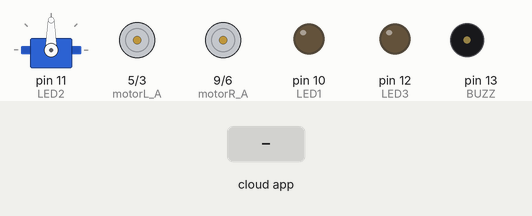
Recording of a sketch running on a simulated Arduino Uno, built with avr-gcc and run on an emulated ATmega328P. On the bench: servo, motor-driver pin pairs drawn as motors (green arrow = first pin HIGH = forward, orange = second pin HIGH = backward, longer = more drive), output pins drawn as LEDs (lit = HIGH), buzzer (waves = sounding, pin HIGH). The inputs (shaded band) are chosen by the test bench. The ROS host is connected and sends only what is stated.

Above: at 1.2 s.
1.3 s: the phone or cloud app sets cmd to F
At 2.5 s:
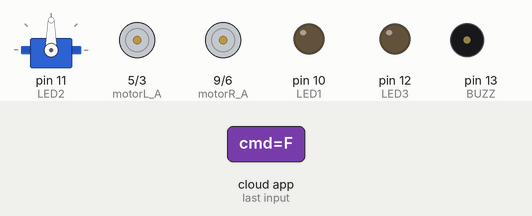
2.9 s: the phone or cloud app sets cmd to B
At 3.7 s:
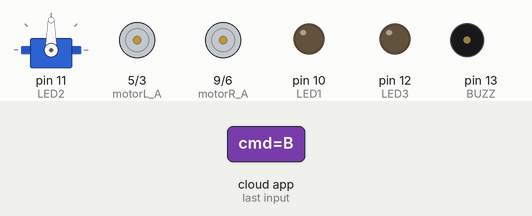
4.5 s: the phone or cloud app sets cmd to R
At 4.9 s:
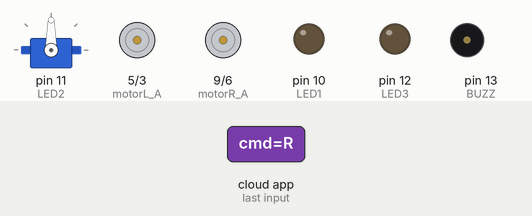
6.1 s: the phone or cloud app sets cmd to L
At 7.4 s:
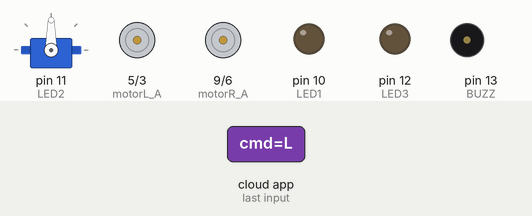
7.7 s: the phone or cloud app sets cmd to I
At 8.5 s:
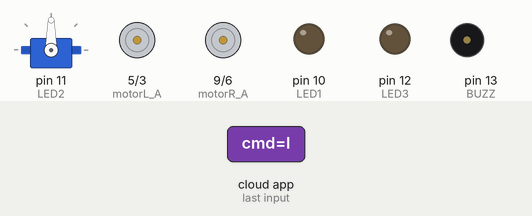
9.3 s: the phone or cloud app sets cmd to G
At 9.8 s:
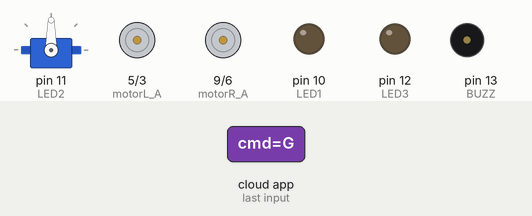
Timing chart, 0 to 11.9 s (numbered marks = the images above; inputs shaded):
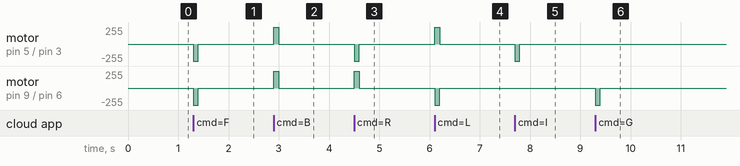

Measured:
- after the input at 1.3 s, motor on pin 5 (motorL_A) / pin 3 (motorL_B), motor on pin 9 (motorR_A) / pin 6 (motorR_B): stopped → backward 255/255 at once, → stopped 0.10 s later
- after the input at 2.9 s, motor on pin 5 (motorL_A) / pin 3 (motorL_B), motor on pin 9 (motorR_A) / pin 6 (motorR_B): stopped → forward 255/255 at once, → stopped 0.10 s later
- after the input at 4.5 s, motor on pin 5 (motorL_A) / pin 3 (motorL_B): stopped → backward 255/255 at once, → stopped 0.10 s later; motor on pin 9 (motorR_A) / pin 6 (motorR_B): stopped → forward 255/255 at once, → stopped 0.10 s later
- after the input at 6.1 s, motor on pin 5 (motorL_A) / pin 3 (motorL_B): stopped → forward 255/255 at once, → stopped 0.10 s later; motor on pin 9 (motorR_A) / pin 6 (motorR_B): stopped → backward 255/255 at once, → stopped 0.10 s later
- after the input at 7.7 s, motor on pin 5 (motorL_A) / pin 3 (motorL_B): stopped → backward 255/255 at once, → stopped 0.10 s later
- after the input at 9.3 s, motor on pin 9 (motorR_A) / pin 6 (motorR_B): stopped → backward 255/255 at once, → stopped 0.10 s later

The sketch:

makibot_arduino_V1.ino
```cpp
//Makibot Test
/*Data Format
   LeftMotor Speed, RightMotor Speed, Headlight Intensity, Picker(bool), AUX1, AUX2
    255,255,50,1,0,0%
*/

#include <ros.h>
#include <std_msgs/String.h>
#include <Servo.h>

Servo claw_servo;  // create servo object to control a servo
#define motorR_A 9
#define motorR_B 6
#define motorL_A 5
#define motorL_B 3

#define TRIG_PIN A0
#define ECHO_PIN A1

#define LED1 10
#define LED2 11
#define LED3 12

#define BUZZ 13


#define forward false
#define reverse true

#define left true
#define right false

uint16_t spd = 255;
uint8_t servo_pos = 130;

ros::NodeHandle  nh;
String rec;
void messageCb( const std_msgs::String& cmd)
{
  if (cmd.data)
  {
    rec = String(cmd.data);
    if (rec == "F")
      Forward(spd, spd);
    else if (rec == "B")
      Backward(spd);
    else if (rec == "R")
      Right(spd);
    else if (rec == "L")
      Left(spd);
    else if (rec == "I")
      turnRight(spd);
    else if (rec == "G")
      turnLeft(spd);
    else if (rec == "S")
      brake();
    else if (rec == "W")
      fork_lift(true);
    else if (rec == "w")
      fork_lift(false);
    //      claw_servo.write(145);
    else if (rec == "U")
      digitalWrite(LED2, HIGH);
    else if (rec == "u")
      digitalWrite(LED2, LOW);
    else if (rec == "V")
      digitalWrite(BUZZ, HIGH);
    else if (rec == "v")
      digitalWrite(BUZZ, LOW);
    else if ( rec == "z")
      buzz(5);
  }
  delay(100);
  brake();
}

ros::Subscriber<std_msgs::String> sub("cmd", &messageCb );

void setup()
{
  nh.initNode();
  nh.subscribe(sub);
  //Serial.begin(9600);
  pinMode(motorR_A, OUTPUT);
  pinMode(motorR_B, OUTPUT);
  pinMode(motorL_A, OUTPUT);
  pinMode(motorL_B, OUTPUT);
  pinMode(TRIG_PIN, OUTPUT);
  pinMode(ECHO_PIN, INPUT);
  pinMode(LED1, OUTPUT);
  pinMode(LED2, OUTPUT);
  pinMode(LED3, OUTPUT);
  pinMode(BUZZ, OUTPUT);
  claw_servo.attach(11);  // attaches the servo on pin 9 to the servo object

}

String prev_rec;
int ctr = 0;
void loop()
{
  /*
    if(prev_rec == rec)
    {
      ctr++;
      prev_rec = rec;
      if(ctr > 20)
       brake();
    } */


  nh.spinOnce();
  delay(1);


  /*

    if (getDistance() < 10)
    {
      Backward(spd);
      delay(1000);
      brake();
    }
    if (Serial.available() > 0)
    {
      char rec = Serial.read();
      if (rec == 'F')
        Forward(spd, spd);
      else if (rec == 'B')
        Backward(spd);
      else if (rec == 'R')
        Right(spd);
      else if (rec == 'L')
        Left(spd);
      else if (rec == 'I')
        turnRight(spd);
      else if (rec == 'G')
        turnLeft(spd);
      else if (rec == 'S')
        brake();
      else if (rec == 'L')
        turnLeft(spd);
      else if (rec == 'W')
        digitalWrite(LED1, HIGH);
      else if (rec == 'w')
        digitalWrite(LED1, LOW);
      else if (rec == 'U')
        digitalWrite(LED2, HIGH);
      else if (rec == 'u')
        digitalWrite(LED2, LOW);
      else if (rec == 'V')
        digitalWrite(BUZZ, HIGH);
      else if (rec == 'v')
        digitalWrite(BUZZ, LOW);
      else if ( rec == 'z')
        buzz(5);
    }
  */

}

bool prev_stat = false;
void fork_lift(bool stat)
{

  if (prev_stat != stat)
  {
    if (stat)
    {
      for ( int i = 130; i < 145; i++)
      {
        delay(10);
        claw_servo.write(i);
      }
    }
    else
    {
      for ( int i = 145; i > 130; i--)
      {
        delay(10);
        claw_servo.write(i);
      }
    }
    prev_stat = stat;
  }

}

void rotate(uint8_t motorA, uint8_t motorB, uint16_t sp, bool dir)
{
  if (dir)
  {
    analogWrite(motorA, sp);
    digitalWrite(motorB, LOW);
  }
  else
  {
    analogWrite(motorA, LOW);
    digitalWrite(motorB, sp);
  }
}

void turnLeft(uint16_t sp)
{
  rotate(motorR_A, motorR_B, sp, forward);
  rotate(motorL_A, motorL_B, 0, forward);
}

void turnRight(uint16_t sp)
{
  rotate(motorR_A, motorR_B, 0, forward);
  rotate(motorL_A, motorL_B, sp, forward);
}

void Left(uint16_t sp)
{
  rotate(motorR_A, motorR_B, sp, forward);
  rotate(motorL_A, motorL_B, sp, reverse);
}

void Right(uint16_t sp)
{
  rotate(motorR_A, motorR_B, sp, reverse);
  rotate(motorL_A, motorL_B, sp, forward);
}

void brake()
{
  rotate(motorR_A, motorR_B, 0, forward);
  rotate(motorL_A, motorL_B, 0, forward);
}

void Backward(uint16_t sp)
{
  rotate(motorR_A, motorR_B, sp, reverse);
  rotate(motorL_A, motorL_B, sp, reverse);
}

void Forward(uint16_t spL, uint16_t spR)
{
  rotate(motorR_A, motorR_B, spR, forward);
  rotate(motorL_A, motorL_B, spL, forward);
}

void buzz(uint16_t duration)
{
  for (int i = 0; i < duration; i++)
    digitalWrite(BUZZ, HIGH);
  delay(50);
  digitalWrite(BUZZ, LOW);
  delay(50);
}

float getDistance()
{
  float duration, distance;
  digitalWrite(TRIG_PIN, LOW);
  delayMicroseconds(2);
  // Sets the TRIG_PIN on HIGH state for 10 micro seconds
  digitalWrite(TRIG_PIN, HIGH);
  delayMicroseconds(10);
  digitalWrite(TRIG_PIN, LOW);
  // Reads the ECHO_PIN, returns the sound wave travel time in microseconds
  duration = pulseIn(ECHO_PIN, HIGH);
  // Calculating the distance
  distance = duration * 0.034 / 2;
  return distance;
}
```
